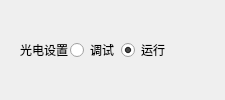
    <widget class="QWidget" name="widget_title" native="true">
     <property name="styleSheet">
      <string notr="true">QWidget#widget_title{
	background: qlineargradient(spread:pad, x1:0, y1:0, x2:0, y2:1, stop:0 #828282, stop:1 #4D4D4D);
}</string>
     </property>
     <layout class="QHBoxLayout" name="horizontalLayout_2">
      <property name="spacing">
       <number>2</number>
      </property>
      <property name="topMargin">
       <number>5</number>
      </property>
      <property name="bottomMargin">
       <number>5</number>
      </property>
      <item>
       <widget class="QLabel" name="lab_Ico">
        <property name="text">
         <string/>
        </property>
       </widget>
      </item>
      <item>
       <widget class="QLabel" name="lab_Title">
        <property name="sizePolicy">
         <sizepolicy hsizetype="Expanding" vsizetype="Preferred">
          <horstretch>0</horstretch>
          <verstretch>0</verstretch>
         </sizepolicy>
        </property>
        <property name="styleSheet">
         <string notr="true">font: 10pt &quot;微软雅黑&quot;;</string>
        </property>
        <property name="text">
         <string>光电设置</string>
        </property>
       </widget>
      </item>
      <item>
       <widget class="QRadioButton" name="radioButton_testMode">
        <property name="text">
         <string>调试</string>
        </property>
       </widget>
      </item>
      <item>
       <widget class="QRadioButton" name="radioButton_runMode">
        <property name="text">
         <string>运行</string>
        </property>
        <property name="checked">
         <bool>true</bool>
        </property>
       </widget>
      </item>
      <item>
       <widget class="QWidget" name="widget_menu_2" native="true">
        <property name="sizePolicy">
         <sizepolicy hsizetype="Minimum" vsizetype="Preferred">
          <horstretch>0</horstretch>
          <verstretch>0</verstretch>
         </sizepolicy>
        </property>
        <layout class="QHBoxLayout" name="horizontalLayout_17">
         <property name="spacing">
          <number>0</number>
         </property>
         <property name="leftMargin">
          <number>0</number>
         </property>
         <property name="topMargin">
          <number>0</number>
         </property>
         <property name="rightMargin">
          <number>0</number>
         </property>
         <property name="bottomMargin">
          <number>0</number>
         </property>
        </layout>
       </widget>
      </item>
      <item>
       <widget class="QWidget" name="widget_menu" native="true">
        <property name="sizePolicy">
         <sizepolicy hsizetype="Minimum" vsizetype="Preferred">
          <horstretch>0</horstretch>
          <verstretch>0</verstretch>
         </sizepolicy>
        </property>
        <layout class="QHBoxLayout" name="horizontalLayout_12">
         <property name="spacing">
          <number>0</number>
         </property>
         <property name="leftMargin">
          <number>0</number>
         </property>
         <property name="topMargin">
          <number>0</number>
         </property>
         <property name="rightMargin">
          <number>0</number>
         </property>
         <property name="bottomMargin">
          <number>0</number>
         </property>
         <item>
          <widget class="QPushButton" name="btnMenu_Close">
           <property name="sizePolicy">
            <sizepolicy hsizetype="Minimum" vsizetype="Expanding">
             <horstretch>0</horstretch>
             <verstretch>0</verstretch>
            </sizepolicy>
           </property>
           <property name="minimumSize">
            <size>
             <width>40</width>
             <height>0</height>
            </size>
           </property>
           <property name="cursor">
            <cursorShape>ArrowCursor</cursorShape>
           </property>
           <property name="focusPolicy">
            <enum>Qt::NoFocus</enum>
           </property>
           <property name="toolTip">
            <string>关闭</string>
           </property>
           <property name="text">
            <string/>
           </property>
           <property name="flat">
            <bool>true</bool>
           </property>
          </widget>
         </item>
        </layout>
       </widget>
      </item>
     </layout>
    </widget>
